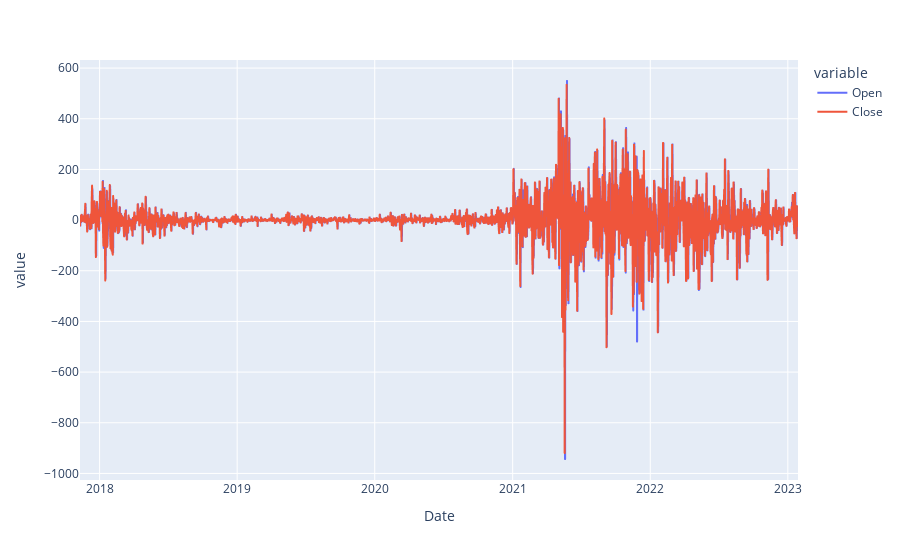

The notebook cell this image was saved under:
### Markdown cell above
### Open and close time series

### Code cell
px.line(df, x='Date', y=['Open','Close'])

### Figure 1 — Plotly figure (JSON) as saved in the notebook; plotly's stock layout.template omitted (floating-point values rounded to 4 significant figures; data arrays with more than 128 entries replaced by an {"elided": "..."} marker saying what was removed)
{"data": [{"hovertemplate": "variable=Open<br>Date=%{x}<br>value=%{y}<extra></extra>", "legendgroup": "Open", "line": {"color": "#636efa", "dash": "solid"}, "marker": {"symbol": "circle"}, "mode": "lines", "name": "Open", "showlegend": true, "type": "scattergl", "x": {"elided": "1906 str values"}, "xaxis": "x", "y": {"elided": "1906 float values"}, "yaxis": "y"}, {"hovertemplate": "variable=Close<br>Date=%{x}<br>value=%{y}<extra></extra>", "legendgroup": "Close", "line": {"color": "#EF553B", "dash": "solid"}, "marker": {"symbol": "circle"}, "mode": "lines", "name": "Close", "showlegend": true, "type": "scattergl", "x": {"elided": "1906 str values"}, "xaxis": "x", "y": {"elided": "1906 float values"}, "yaxis": "y"}], "layout": {"legend": {"title": {"text": "variable"}, "tracegroupgap": 0}, "margin": {"t": 60}, "xaxis": {"anchor": "y", "domain": [0, 1], "title": {"text": "Date"}}, "yaxis": {"anchor": "x", "domain": [0, 1], "title": {"text": "value"}}}}
